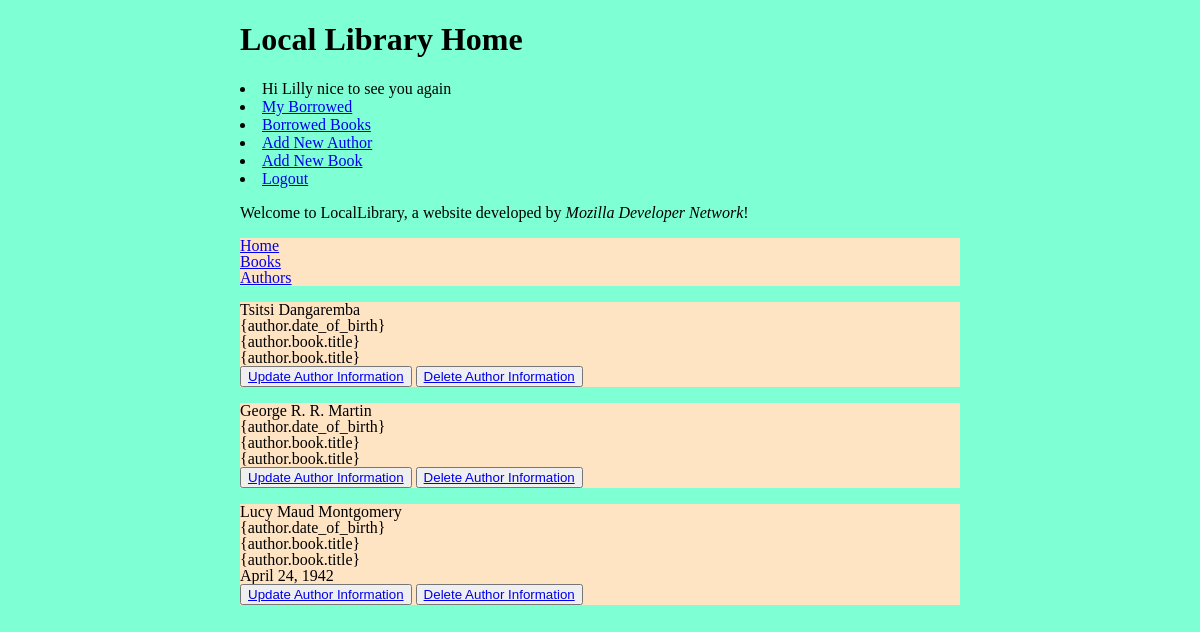
Page /catalog/authors/ (signed in) on the earlier database version.
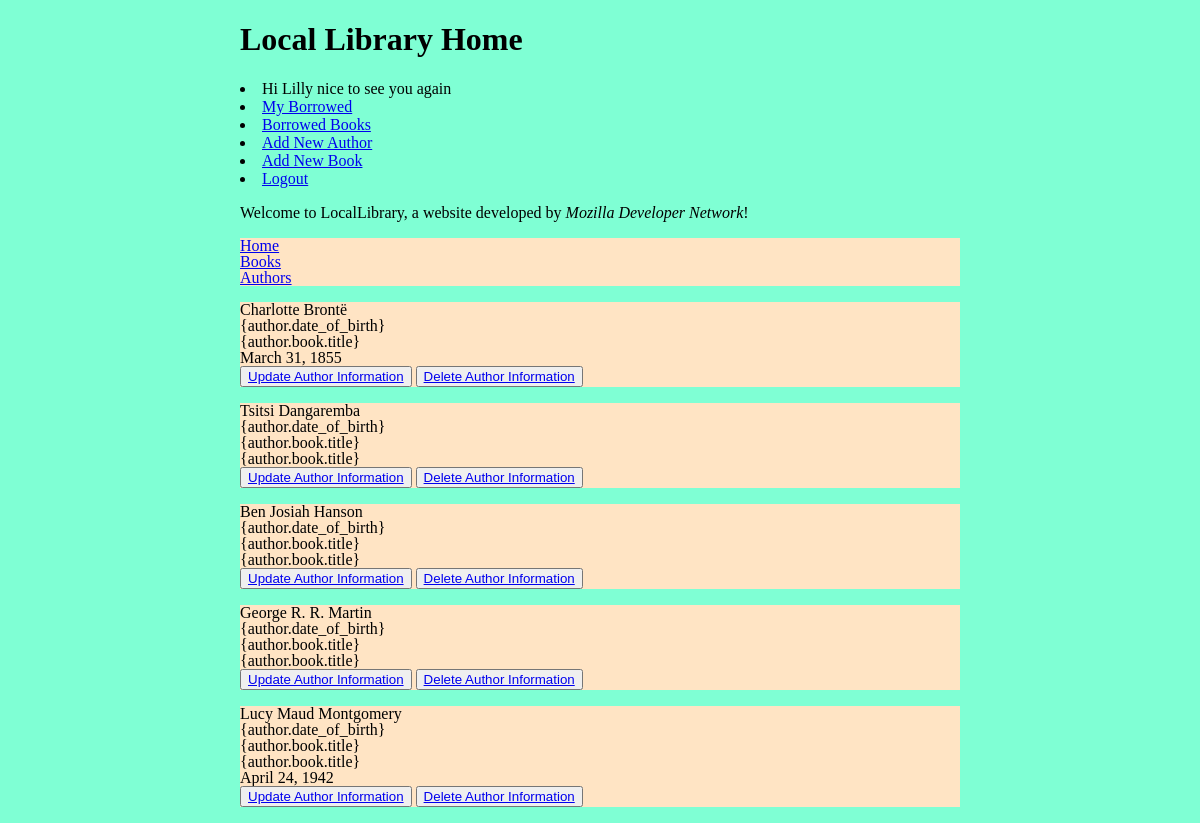
Same page on the later database version.
### catalog/models.py (models this page shows, shortened)
class Author(models.Model):
    first_name = models.CharField(max_length=100)
    last_name = models.CharField(max_length=100)
    date_of_birth = models.DateField(null=True, blank=True)
    date_of_death = models.DateField('Died', null=True, blank=True)
    class Meta:
        ordering = ['last_name']

class Book(models.Model):
    title = models.CharField(max_length=200)
    author = models.ForeignKey('Author', on_delete=models.SET_NULL, null=True)
    summary = models.TextField(max_length=1000, help_text='Enter a brief description of the book')
    isbn = models.CharField('ISBN', max_length=13, unique=True,
                             help_text='13 Character <a href="https://www.isbn-international.org/content/what-isbn">ISBN number</a>')
    genre = models.ManyToManyField(Genre, help_text='Select a genre for this book')
    def display_genre(self):
       return ', '.join(genre.name for genre in self.genre.all()[:3])
    display_genre.short_description = 'Genre'

### catalog/views.py (the view)
# urls.py: path('authors/',views.AuthorList.as_view(),name='authors'),
class AuthorList(LoginRequiredMixin,ListView):
    model=models.Author
    context_object_name='author_list'
    template_name='authors.html'
    paginate_by = 5

### catalog/templates/authors.html (shortened to what this page needs)
{% extends 'base.html' %}
{% block content %}
{% for author in author_list %}
<ul>
    <li>{{author.first_name}} {{author.last_name}}</li>
    <li>{author.date_of_birth}</li>
    <li>{author.book.title}<a href=""></a></li>
{% for book in author.book_set.all %}
    <li>{author.book.title}<a href=""></a></li>
    {% endfor %}
{% if author.date_of_death  %}
<li class = 'date_of_death'>{{author.date_of_death }}</li>
{% endif %}
<button><a href="{% url 'author-update' author.pk %}">Update Author Information</a></button>
<button><a href="{% url 'author-delete' author.pk %}">Delete Author Information</a></button>
</ul>
{% endfor %}
{% endblock %}

Differences in the rows shown:
added Author: first_name "Charlotte", last_name "Brontë", date_of_death "March 31, 1855"
added Author: first_name "Ben Josiah", last_name "Hanson"
